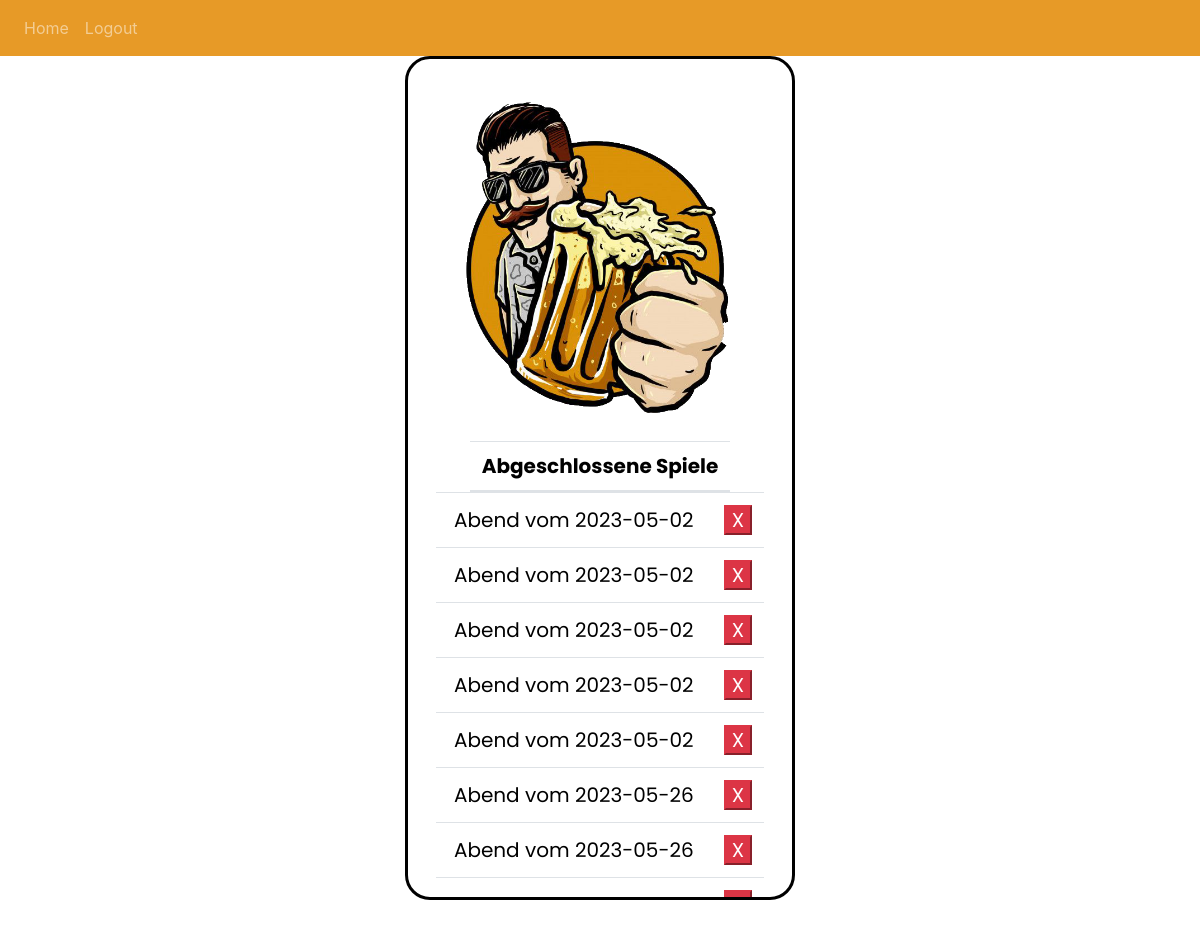
Screenshot of /view_archive (signed in) with the database file from the repository.
### website/models.py (models this page shows, shortened)
class GameEntity(db.Model):
    id = db.Column(db.Integer, primary_key=True)
    date_created = db.Column(db.DateTime)
    user_id = db.Column(db.Integer, db.ForeignKey('user_entity.id'))
    status = db.Column(SQLAlchemyEnum(GameStatus), default=GameStatus.active) # save (after hitting save button, game can be loaded up again. Has not been finished tho), active (when only updates for quantities happen), finish (when game should be finished), error (error occurs)
    game_participants = db.Column(db.String(300))

### website/views.py (the view)
@views.route('/view_archive', methods=['GET'])
@login_required
def view_archive():
    all_finished_games = GameEntity.query.filter_by(user_id = current_user.id, status = 'finish').all()
    return render_template("view_archive.html", user=current_user, all_finished_games = all_finished_games)

### website/templates/view_archive.html (shortened to what this page needs)
{% extends "base.html" %} {% block title %}Spieler Übersicht {% endblock %} {%
block content %}
<div style="display: flex; flex-wrap: wrap">
  <div style="flex: 1; margin: auto; padding: 15px">
    <button
      style="outline: none; border: 0; background: none"
      onclick="location.href='/'"
    >
      <img
        src="/static/images/beer_landing_page_small_size.png"
        class="logo-picture"
      />
    </button>
  </div>
  <table class="center table table-responsive">
    <thead>
      <tr class="text-center text-style">
        <th>Abgeschlossene Spiele</th>
      </tr>
    </thead>
    <tbody>
      {% for game in all_finished_games %}
        <tr class="text-center text-style">
              <td style="vertical-align: middle;">
                <form action="{{ url_for('views.game_summary',game_id = game.id) }}"
                method="POST">
                <input type="submit" class="archived_game_button" value="Abend vom {{
                  game.date_created.strftime('%Y-%m-%d') }}">
              </form>
              </td>
              <td>
                <form
                  action="{{ url_for('configure.delete_game', game_id = game.id) }}"
                  method="POST"
                >
                  <button type="submit" class="penalty-button btn-danger">X</button>
                </form>
              </td>
        </tr>
        {% endfor%}
    </tbody>
  </table>
{% endblock %}

### website/templates/base.html (shortened to what this page needs)
<!DOCTYPE html>
<html lang="en">
  <head>
    <link
      rel="stylesheet"
      href="https://cdn.jsdelivr.net/npm/bootstrap@4.3.1/dist/css/bootstrap.min.css"
    />
    <link
      rel="stylesheet"
      href="https://stackpath.bootstrapcdn.com/font-awesome/4.7.0/css/font-awesome.min.css"
    />
    <link rel="stylesheet" href="/static/css/style.css" />
  </head>
  <body>
    <nav class="navbar navbar-expand-lg navbar-dark bg-dark">
      <div class="collapse navbar-collapse" id="navbar">
        <div class="navbar-nav">
          {% if user.is_authenticated %}
          <a class="nav-item nav-link" id="home" href="/">Home</a>
          <a class="nav-item nav-link" id="logout" href="/logout">Logout</a>
          {% else %}
          <a class="nav-item nav-link" id="login" href="/login">Login</a>
          <a class="nav-item nav-link" id="signup" href="/signup">Signup</a>
          {% endif %}
        </div>
      </div>
    </nav>
    <div class="container">
      {% block content %} {% endblock %}
    </div>
  </body>
</html>

### website/static/css/style.css (style rules this page uses)
body { background-color: white; }
.navbar { background-color: #e79a27 !important; }
.navbar a { color: #fff; }
.container { position: relative; min-height: 100%; width: 390px; height: 844px; display: flex; justify-content: center; align-items: center; flex-wrap: wrap; border: 3px solid rgb(0, 0, 0); border-radius: 25px; overflow-y: auto; overflow-x: hidden; }
.center { display: flex; justify-content: center; align-items: center; flex-wrap: wrap; }
.logo-picture { height: 350px; width: 350px; }
table { table-layout: fixed; }
th { width: 100%; }
td { width: 100%; text-align: center; }
td:first-child { width: 100%; text-align: center; }
.text-style { font-family: "Poppins"; font-style: normal; font-weight: 600; font-size: 20px; line-height: 24px; align-items: center; color: #000000; }
.archived_game_button { background: none; border: none; }

### rows the page displays
GameEntity: date_created "Abend vom 2023-05-02"
GameEntity: date_created "Abend vom 2023-05-02"
GameEntity: date_created "Abend vom 2023-05-02"
GameEntity: date_created "Abend vom 2023-05-02"
GameEntity: date_created "Abend vom 2023-05-02"
GameEntity: date_created "Abend vom 2023-05-26"
GameEntity: date_created "Abend vom 2023-05-26"
GameEntity: date_created "Abend vom 2023-05-26"
